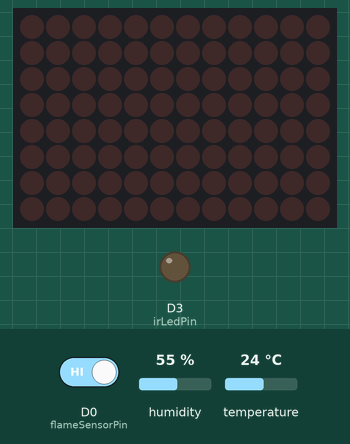
Bench run of a sketch on a simulated Arduino Uno R4 WiFi. On the bench: 12×8 LED matrix, output pins drawn as LEDs (lit = HIGH). Inputs (shaded band) come from the test bench; at power-on: D0 (flameSensorPin) HIGH, humidity 55 %, temperature 24 °C. WiFi joins after 1.5 s; servers stay silent unless stated; network time is answered at once with the bench clock; the local clock reads 2024-03-15 10:24:30 at power-on unless the sketch sets it; random numbers use the default seed unless the sketch sets one; no MQTT or app messages arrive unless stated; what the sketch prints to the serial monitor is not drawn.

Above: at 12.7 s.
12.8 s: D0 (flameSensorPin) driven LOW
At 13.6 s:
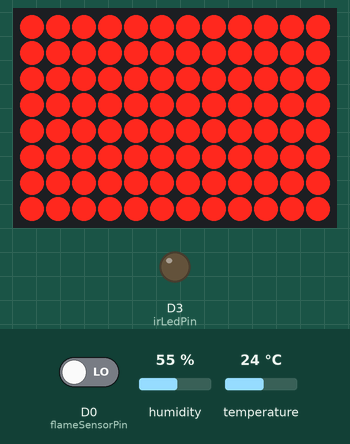
14.3 s: D0 (flameSensorPin) driven HIGH
At 23.0 s:
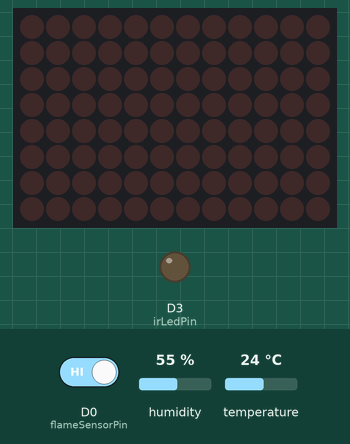
23.3 s: D0 (flameSensorPin) driven LOW
At 31.8 s:
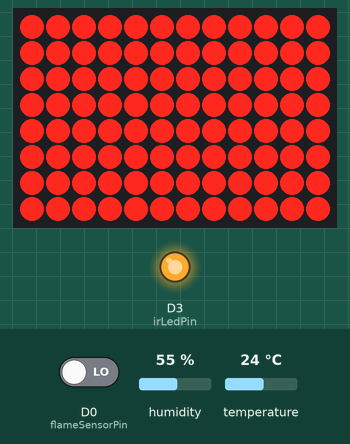
Timing chart, 0 to 35.3 s (numbered marks = the images above; inputs shaded):
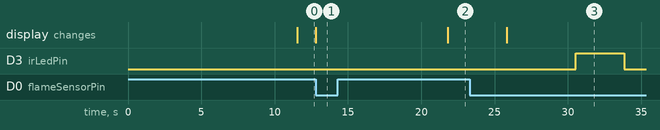

Measured:
- after the input at 12.8 s, the display: changes at once (image 1)
- after the input at 14.3 s, the display: changes after 7.5 s (image 2)
- after the input at 23.3 s, the display: changes after 2.5 s (image 3)

The sketch:

app.ino
```cpp
#include "RTC.h"
#include "Arduino_LED_Matrix.h"
#include <NTPClient.h>

#if defined(ARDUINO_PORTENTA_C33)
#include <WiFiC3.h>
#elif defined(ARDUINO_UNOWIFIR4)
#include <WiFiS3.h>
#endif

#include <ArduinoJson.h>
#include <PubSubClient.h>
#include "WiFiSSLClient.h"
#include <WiFiUdp.h>
#include <DHT.h>

// WiFi credentials
const char *ssid = "JSW iPhone14 Pro";             // Replace with your WiFi name
const char *pass = "0000001151";   // Replace with your WiFi password

// MQTT Broker settings
const int mqtt_port = 8883;  // MQTT port (TLS)
const char *mqtt_broker = "fbb1763c.ala.us-east-1.emqxsl.com";  // EMQX broker endpoint
const char *mqtt_topic = "fire_detector";     // MQTT topic
const char *mqtt_username = "capstone";  // MQTT username for authentication
const char *mqtt_password = "1234";  // MQTT password for authentication

// WiFi and MQTT client initialization
WiFiSSLClient client;
PubSubClient mqtt_client(client);

int wifiStatus = WL_IDLE_STATUS;
WiFiUDP Udp; // A UDP instance to let us send and receive packets over UDP
NTPClient timeClient(Udp);

static const char ca_cert[] PROGMEM = R"EOF(
-----BEGIN CERTIFICATE-----
MIIDrzCCApegAwIBAgIQCDvgVpBCRrGhdWrJWZHHSjANBgkqhkiG9w0BAQUFADBh
MQswCQYDVQQGEwJVUzEVMBMGA1UEChMMRGlnaUNlcnQgSW5jMRkwFwYDVQQLExB3
d3cuZGlnaWNlcnQuY29tMSAwHgYDVQQDExdEaWdpQ2VydCBHbG9iYWwgUm9vdCBD
QTAeFw0wNjExMTAwMDAwMDBaFw0zMTExMTAwMDAwMDBaMGExCzAJBgNVBAYTAlVT
MRUwEwYDVQQKEwxEaWdpQ2VydCBJbmMxGTAXBgNVBAsTEHd3dy5kaWdpY2VydC5j
b20xIDAeBgNVBAMTF0RpZ2lDZXJ0IEdsb2JhbCBSb290IENBMIIBIjANBgkqhkiG
9w0BAQEFAAOCAQ8AMIIBCgKCAQEA4jvhEXLeqKTTo1eqUKKPC3eQyaKl7hLOllsB
CSDMAZOnTjC3U/dDxGkAV53ijSLdhwZAAIEJzs4bg7/fzTtxRuLWZscFs3YnFo97
nh6Vfe63SKMI2tavegw5BmV/Sl0fvBf4q77uKNd0f3p4mVmFaG5cIzJLv07A6Fpt
43C/dxC//AH2hdmoRBBYMql1GNXRor5H4idq9Joz+EkIYIvUX7Q6hL+hqkpMfT7P
T19sdl6gSzeRntwi5m3OFBqOasv+zbMUZBfHWymeMr/y7vrTC0LUq7dBMtoM1O/4
gdW7jVg/tRvoSSiicNoxBN33shbyTApOB6jtSj1etX+jkMOvJwIDAQABo2MwYTAO
BgNVHQ8BAf8EBAMCAYYwDwYDVR0TAQH/BAUwAwEB/zAdBgNVHQ4EFgQUA95QNVbR
TLtm8KPiGxvDl7I90VUwHwYDVR0jBBgwFoAUA95QNVbRTLtm8KPiGxvDl7I90VUw
DQYJKoZIhvcNAQEFBQADggEBAMucN6pIExIK+t1EnE9SsPTfrgT1eXkIoyQY/Esr
hMAtudXH/vTBH1jLuG2cenTnmCmrEbXjcKChzUyImZOMkXDiqw8cvpOp/2PV5Adg
06O/nVsJ8dWO41P0jmP6P6fbtGbfYmbW0W5BjfIttep3Sp+dWOIrWcBAI+0tKIJF
PnlUkiaY4IBIqDfv8NZ5YBberOgOzW6sRBc4L0na4UU+Krk2U886UAb3LujEV0ls
YSEY1QSteDwsOoBrp+uvFRTp2InBuThs4pFsiv9kuXclVzDAGySj4dzp30d8tbQk
CAUw7C29C79Fv1C5qfPrmAESrciIxpg0X40KPMbp1ZWVbd4=
-----END CERTIFICATE-----
)EOF";

const int flameSensorPin = 0; // 불꽃 감지 센서 핀
const int irLedPin = 3; // 적외선 송신 모듈 핀
DHT dht(1, DHT22); // 온습도 센서 핀
const int redLed = 4; // RedLED 핀
const int greenLed = 5; // GreenLED 핀
bool isSensorCheck = false;
long randNumber;

ArduinoLEDMatrix matrix;
uint8_t off_frame[8][12] = {
  { 0, 0, 0, 0, 0, 0, 0, 0, 0, 0, 0, 0 },
  { 0, 0, 0, 0, 0, 0, 0, 0, 0, 0, 0, 0 },
  { 0, 0, 0, 0, 0, 0, 0, 0, 0, 0, 0, 0 },
  { 0, 0, 0, 0, 0, 0, 0, 0, 0, 0, 0, 0 },
  { 0, 0, 0, 0, 0, 0, 0, 0, 0, 0, 0, 0 },
  { 0, 0, 0, 0, 0, 0, 0, 0, 0, 0, 0, 0 },
  { 0, 0, 0, 0, 0, 0, 0, 0, 0, 0, 0, 0 },
  { 0, 0, 0, 0, 0, 0, 0, 0, 0, 0, 0, 0 }
};

uint8_t on_frame[8][12] = {
  { 1, 1, 1, 1, 1, 1, 1, 1, 1, 1, 1, 1 },
  { 1, 1, 1, 1, 1, 1, 1, 1, 1, 1, 1, 1 },
  { 1, 1, 1, 1, 1, 1, 1, 1, 1, 1, 1, 1 },
  { 1, 1, 1, 1, 1, 1, 1, 1, 1, 1, 1, 1 },
  { 1, 1, 1, 1, 1, 1, 1, 1, 1, 1, 1, 1 },
  { 1, 1, 1, 1, 1, 1, 1, 1, 1, 1, 1, 1 },
  { 1, 1, 1, 1, 1, 1, 1, 1, 1, 1, 1, 1 },
  { 1, 1, 1, 1, 1, 1, 1, 1, 1, 1, 1, 1 }
};

void printWifiStatus() {
  // print the SSID of the network you're attached to:
  Serial.print("SSID: ");
  Serial.println(WiFi.SSID());

  // print your board's IP address:
  IPAddress ip = WiFi.localIP();
  Serial.print("IP Address: ");
  Serial.println(ip);

  // print the received signal strength:
  long rssi = WiFi.RSSI();
  Serial.print("signal strength (RSSI):");
  Serial.print(rssi);
  Serial.println(" dBm");
}

void connectToWiFi(){
  // check for the WiFi module:
  if (WiFi.status() == WL_NO_MODULE) {
    Serial.println("Communication with WiFi module failed!");
    // don't continue
    while (true);
  }

  String fv = WiFi.firmwareVersion();
  if (fv < WIFI_FIRMWARE_LATEST_VERSION) {
    Serial.println("Please upgrade the firmware");
  }

  // attempt to connect to WiFi network:
  while (wifiStatus != WL_CONNECTED) {
    Serial.print("Attempting to connect to SSID: ");
    Serial.println(ssid);
    // Connect to WPA/WPA2 network. Change this line if using open or WEP network:
    wifiStatus = WiFi.begin(ssid, pass);

    // wait 10 seconds for connection:
    delay(10000);
  }

  Serial.println("Connected to WiFi");
  printWifiStatus();
}

void connectToMQTT() {
    client.setCACert(ca_cert);
    while (!mqtt_client.connected()) {
        String client_id = "esp8266-client-" + random(300);
        Serial.println("Connecting to MQTT Broker.....");
        if (mqtt_client.connect(client_id.c_str(), mqtt_username, mqtt_password)) {
            Serial.println("Connected to MQTT broker");
        } else {
            Serial.print("Failed to connect to MQTT broker, rc=");
            Serial.println(mqtt_client.state());
            delay(5000);
        }
    }
}

void OnRedLed() {
  analogWrite(greenLed, 0);
  analogWrite(redLed, 800);
  delay(1000);
  analogWrite(redLed, 0);
}

void OnGreenLed() {
  analogWrite(greenLed, 800);
}

bool checkFlame(int sec, bool inspect) {
  if(inspect) {
    digitalWrite(irLedPin, HIGH);
  }else{
    digitalWrite(irLedPin, LOW);
  }

  if(digitalRead(irLedPin) == HIGH){
    return false;
  }

  int flamesensorValue; // 불꽃감지 센서 동작
  int startTime = millis();
  int endTime = startTime;

  while((endTime - startTime) <= sec * 1000)
  {
    flamesensorValue = digitalRead(flameSensorPin);
    if(flamesensorValue == 0) break; // 센서가 인식되면 즉시 종료.
    endTime = millis();
  }

  digitalWrite(irLedPin, LOW);

  return flamesensorValue == 0 ? true : false;
}

void inspectFlameSensor() {
  isSensorCheck = checkFlame(5, true);
}

void setup(){
  Serial.begin(9600);
  while (!Serial);

  randomSeed(analogRead(0));

  connectToWiFi();
  RTC.begin();
  timeClient.begin();
  timeClient.update();

  // matrix led
  matrix.begin();

  auto unixTime = timeClient.getEpochTime();
  Serial.print("Unix time = ");
  Serial.println(unixTime);
  RTCTime timeToSet = RTCTime(unixTime);
  RTC.setTime(timeToSet);

  // Trigger the alarm every time the seconds are zero
  RTCTime alarmTime;
  alarmTime.setSecond(0);

  // Make sure to only match on the seconds in this example - not on any other parts of the date/time
  AlarmMatch matchTime;
  matchTime.addMatchSecond();

  // sets the alarm callback
  RTC.setAlarmCallback(inspectFlameSensor, alarmTime, matchTime);

  // Retrieve the date and time from the RTC and print them
  RTCTime currentTime;
  RTC.getTime(currentTime);
  Serial.println("The RTC was just set to: " + String(currentTime));

  mqtt_client.setServer(mqtt_broker, mqtt_port);
  connectToMQTT();

  pinMode(flameSensorPin, INPUT); // 불꽃 센서 입력모드 설정
  pinMode(irLedPin, OUTPUT); // 적외선 송신 모듈 출력모드 설정
  dht.begin(); // 온습도 센서 동작

  isSensorCheck = checkFlame(5, true);
}

void loop(){
  // MQTT Broker 연결
  if (!mqtt_client.connected()) {
      connectToMQTT();
  }
  mqtt_client.loop();

  float temperature = dht.readTemperature(); // 온도 센서 데이터
  float humidity = dht.readHumidity(); // 습도 센서 데이터
  // bool isFlameDetected = digitalRead(irLedPin) == LOW ? checkFlame(5, false) : false; // 불꽃감지 센서 데이터
  bool isFlameDetected = checkFlame(5, false);

  // if(digitalRead(irLedPin) == LOW){
  //   isFlameDetected = checkFlame(5, false);
  // }

  if(isFlameDetected) {
    matrix.renderBitmap(on_frame, 8, 12);
  } else {
    matrix.renderBitmap(off_frame, 8, 12);
  }

  // 내장 RTC 에서 시간 값을 가져옴.
  RTCTime currentTime;
  RTC.getTime(currentTime);

  DynamicJsonDocument jsonDocument(200);

  jsonDocument["id"] = 0;
  jsonDocument["name"] = "정보공학관 1층";
  jsonDocument["temperature"] = round(temperature * 10.0) / 10.0;
  jsonDocument["humidity"] = round(humidity * 10.0) / 10.0;
  jsonDocument["fireDetected"] = isFlameDetected;
  jsonDocument["checkResult"] = isSensorCheck;
  jsonDocument["time"] = currentTime.getUnixTime() * 1000; // sec -> ms 단위 변환

  // JSON 문자열을 고정할 버퍼
  char buffer[256];

  // JSON 문서를 문자열로 직렬화
  serializeJson(jsonDocument, buffer);

  // MQTT 브로커에 JSON 문자열 게시
  mqtt_client.publish(mqtt_topic, buffer);

  delay(4000);
}
```
